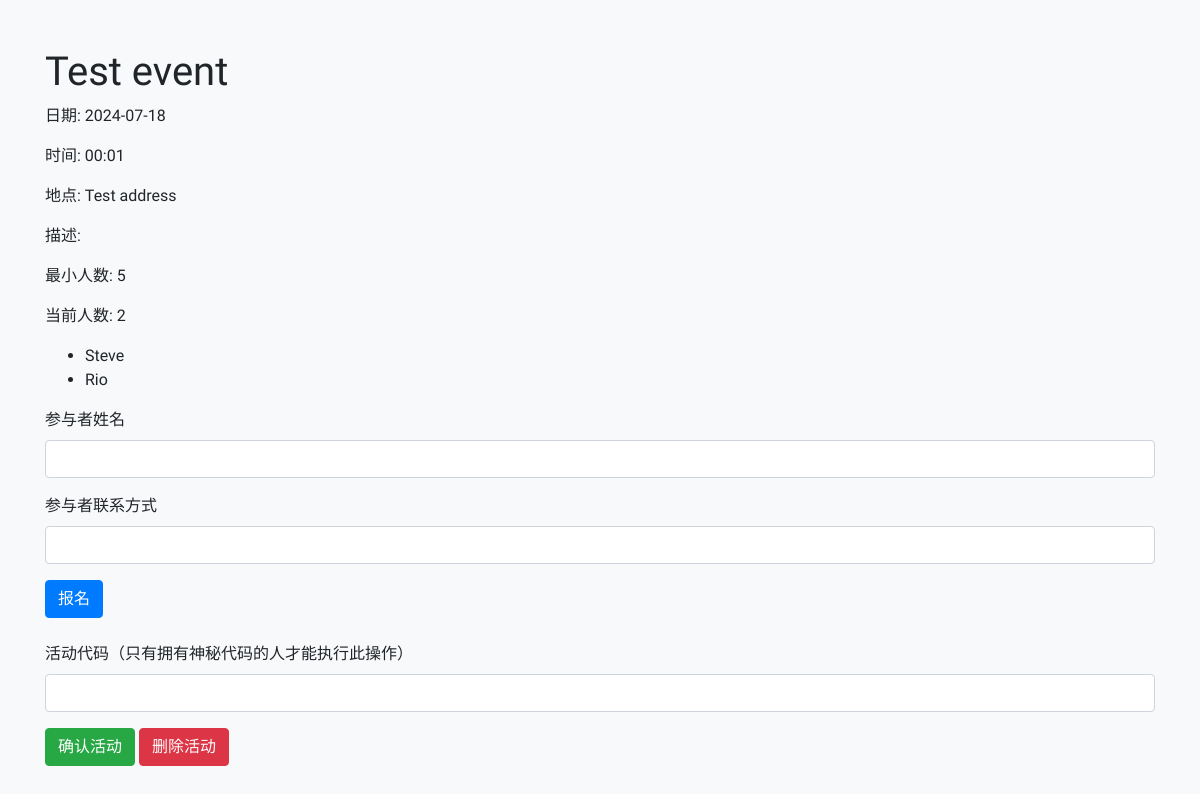
Before: /event/1 with the older database file.
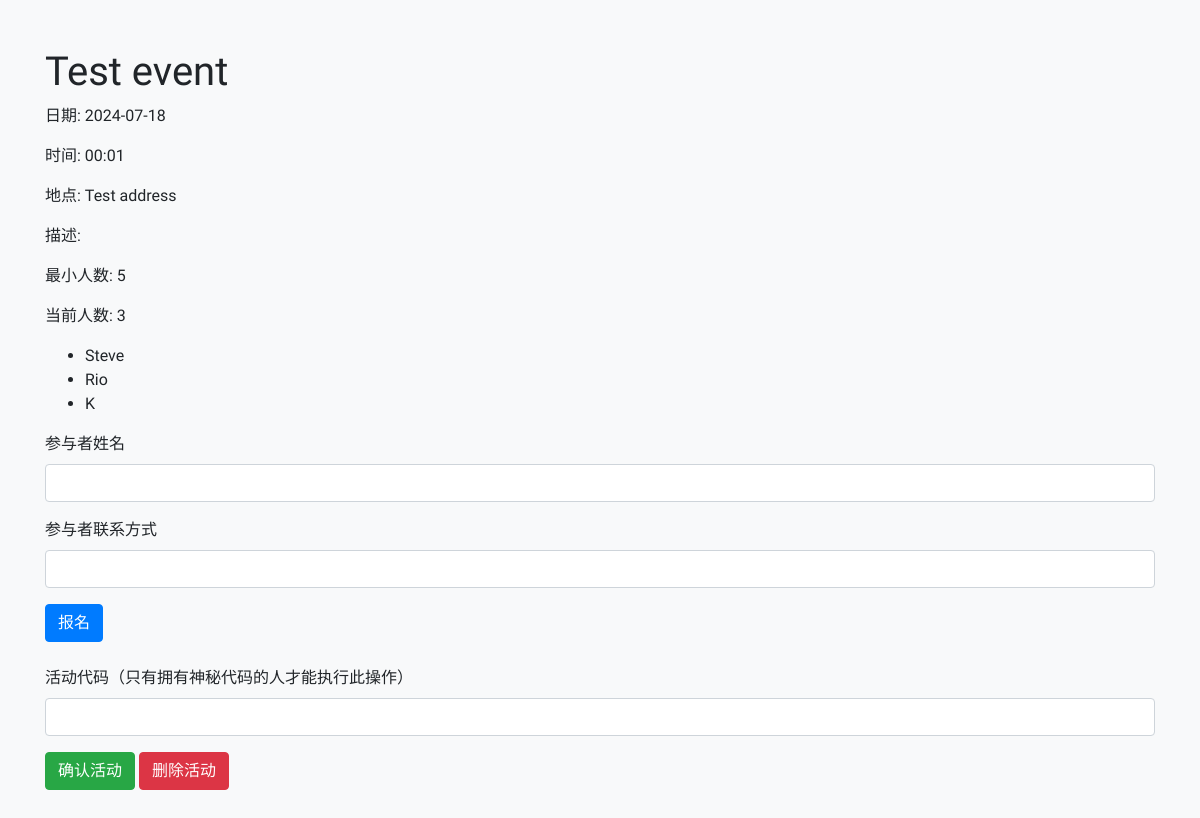
After: the same page with the newer database file.
### models.py (models this page shows)
class Event(db.Model):
    id = db.Column(db.Integer, primary_key=True)
    name = db.Column(db.String(80), nullable=False)
    location = db.Column(db.String(120), nullable=False)
    date = db.Column(db.String(10), nullable=False)  # yyyy-mm-dd
    time = db.Column(db.String(5), nullable=False)  # hh:mm
    minParticipants = db.Column(db.Integer, nullable=False)
    contact = db.Column(db.String(120), nullable=False)
    description = db.Column(db.Text, nullable=True)
    code = db.Column(db.String(10), nullable=False, default=''.join(random.choices(string.ascii_uppercase + string.digits, k=10)))
    status = db.Column(db.String(20), nullable=False, default='Pending')

class Registration(db.Model):
    id = db.Column(db.Integer, primary_key=True)
    eventId = db.Column(db.Integer, db.ForeignKey('event.id'), nullable=False)
    participantId = db.Column(db.Integer, nullable=False)
    participantName = db.Column(db.String(80), nullable=False)
    participantContact = db.Column(db.String(120), nullable=False)

### app.py (the view, shortened to what this page needs)
@app.route('/event/<int:event_id>', methods=['GET', 'POST'])
def event(event_id):
    event = Event.query.get_or_404(event_id)
    registrations = Registration.query.filter_by(eventId=event.id).all()
    return render_template('event.html', event=event, registrations=registrations)

### templates/event.html (shortened to what this page needs)
<!DOCTYPE html>
<html lang="en">
  <head>
    <link
      href="https://stackpath.bootstrapcdn.com/bootstrap/4.5.2/css/bootstrap.min.css"
      rel="stylesheet"
    />
    <link href="/static/css/style.css" rel="stylesheet" />
  </head>
  <body>
    <div class="container mb-5">
      <h1 class="mt-5" style="font-family: 'ZCOOL KuaiLe', cursive">
        {{ event.name }}
      </h1>
      <p>日期: {{ event.date }}</p>
      <p>时间: {{ event.time }}</p>
      <p>地点: {{ event.location }}</p>
      <p>描述: {{ event.description }}</p>
      <p>最小人数: {{ event.minParticipants }}</p>
      <p>当前人数: {{ registrations | length }}</p>
      <ul>
        {% for registration in registrations %}
        <li>
          {{ registration.participantName }}
        </li>
        {% endfor %}
      </ul>
      <form id="register-form" method="post" action="/event/{{ event.id }}">
        <div class="form-group">
          <label for="participantName">参与者姓名</label>
          <input
            type="text"
            class="form-control"
            id="participantName"
            name="participantName"
            required
          />
        </div>
        <div class="form-group">
          <label for="participantContact">参与者联系方式</label>
          <input
            type="text"
            class="form-control"
            id="participantContact"
            name="participantContact"
          />
        </div>
        <button type="submit" class="btn btn-primary">报名</button>
      </form>
      <div class="mt-4">
        <div class="form-group">
          <label for="actionCode"
            >活动代码（只有拥有神秘代码的人才能执行此操作）</label
          >
          <input
            type="text"
            class="form-control"
            id="actionCode"
            name="actionCode"
            required
          />
        </div>
        <button id="confirmButton" class="btn btn-success">确认活动</button>
        <button id="deleteButton" class="btn btn-danger">删除活动</button>
      </div>
    </div>
  </body>
</html>

### static/css/style.css (style rules this page uses)
body { background-color: #f8f9fa; font-family: 'Fredoka One', cursive, 'ZCOOL KuaiLe', sans-serif; }

Changed rows visible on the page:
added Registration: participantName "K"
Other visible differences:
{{ registrations | length }}: "2" → "3"
